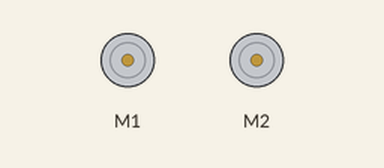
This sketch was run on a simulated Arduino Leonardo, built with avr-gcc and run on an emulated ATmega32U4. Parts: 2 × DC motor (green arrow = forward, orange = backward, longer = faster).

Above: at 0.1 s.
At 21.1 s:
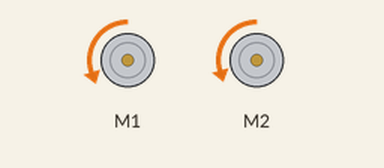
At 32.1 s:
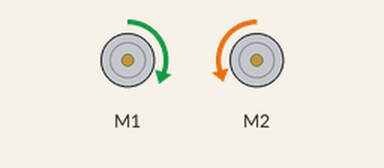
At 35.9 s:
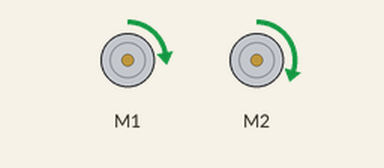
Timing chart, 0 to 37.4 s (numbered marks = the images above):
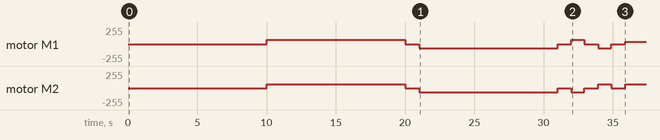

Measured:
- by itself, motor M1: stopped → forward 63/255 at 10.0 s, → stopped 10.0 s later, → backward 63/255 1.0 s later, → stopped 10.0 s later, … (9 changes in this stretch)
- by itself, motor M2: stopped → forward 60/255 at 10.0 s, → stopped 10.0 s later, → backward 60/255 1.0 s later, → stopped 10.0 s later, … (9 changes in this stretch)

The sketch:

Lab1.ino
```cpp
#include <Pololu3piPlus32U4.h>
#include "my_robot.h"

//instantiate a robot with a speed of 0.1m/s
MyRobot testRobot(0.1);

void setup() {
  Serial.begin(9600);
  delay(15);
}

void loop() {
  //initial delay
  delay(10000);
  //move forward
  testRobot.moveForward(1);
  delay(1000);

  //move backwards
  testRobot.moveBackward(1);
  delay(1000);

  //turn right (in place)
  testRobot.turnRight(0.94);
  delay(1000);

  //turn left (in place)
  testRobot.turnLeft(0.94);
  delay(1000);

  //move forward while turning left
  testRobot.moveForwardTurningLeft(1);
  delay(1000);

  //move forward while turning right
  testRobot.moveBackwardTurningRight(1);
  delay(1000);

  //move backward while turning right
  testRobot.moveForwardTurningRight(1);
  delay(1000);

  //move backward while turning left
  testRobot.moveBackwardTurningLeft(1);
  delay(1000);

  //halt
  testRobot.Halt();

}

// ================== Task Sheet 6a =======================
// for all functions, speed should be input in m/s,
// distance in meters
// duration in seconds
// Also, delay() takes in milliseconds, and setSpeeds() takes mm/s
/*
void turnLeft(float duration, float speed){
  //To turn left, left motor and right motor need equal speed while left goes backward and right goes forward
  Pololu3piPlus32U4::Motors::setSpeeds((int) -speed * MILLIMETERS_IN_METER, (int) speed * MILLIMETERS_IN_METER);
  delay(duration * MILLISECONDS_IN_SECOND);
  Halt();
}

void turnRight(float duration, float speed){
  //To turn right, left motor and right motor need equal speed while left goes forward and right goes backward
  Pololu3piPlus32U4::Motors::setSpeeds((int) speed * MILLIMETERS_IN_METER, (int) -speed * MILLIMETERS_IN_METER);
  delay(duration * MILLISECONDS_IN_SECOND);
  Halt();
}

void Halt(){
  //sets both motors speed to 0 in order to stop
  Pololu3piPlus32U4::Motors::setSpeeds(0, 0);
}

void moveForward(float distance, float speed){
  //In order to move straight forward both motors need to go the same speed
  Pololu3piPlus32U4::Motors::setSpeeds((int) speed * MILLIMETERS_IN_METER, (int) speed * MILLIMETERS_IN_METER);
  //gives the neccessary duration in milliseconds
  float calculatedDelay = distance/speed * MILLISECONDS_IN_SECOND;
  delay(calculatedDelay);
  Halt();
}

void moveBackward(float distance, float speed){
  //To go straight backward both motors need to go the same speed in reverse
  Pololu3piPlus32U4::Motors::setSpeeds((int) -speed * MILLIMETERS_IN_METER, (int) -speed * MILLIMETERS_IN_METER);
  //gives the neccessary duration in milliseconds
  float calculatedDelay = distance/speed * MILLISECONDS_IN_SECOND;
  delay(calculatedDelay);
  Halt();

}

void moveForwardTurningLeft(float distance, float speed){
  //To go forward while turning left, the right motor needs to go faster than the left motor while both are going forward
  Pololu3piPlus32U4::Motors::setSpeeds((int) speed * MILLIMETERS_IN_METER * 0.5, (int) speed * MILLIMETERS_IN_METER);
  //gives the neccessary duration in milliseconds
  float calculatedDelay = distance/speed * MILLISECONDS_IN_SECOND;
  delay(calculatedDelay);
  Halt();
}

void moveForwardTurningRight(float distance, float speed){
  //To go forward while turning right, the left motor needs to go faster than the right motor while both are going forward
  Pololu3piPlus32U4::Motors::setSpeeds((int) speed * MILLIMETERS_IN_METER, (int) speed * MILLIMETERS_IN_METER * 0.5);
  float calculatedDelay = distance/speed * MILLISECONDS_IN_SECOND;
  delay(calculatedDelay);
  Halt();
}

void moveBackwardTurningLeft(float distance, float speed){
  //To go backward while turning left, the left motor needs to go faster than the right motor while both are in reverse
  Pololu3piPlus32U4::Motors::setSpeeds((int) -speed * MILLIMETERS_IN_METER, (int) -speed * MILLIMETERS_IN_METER * 0.5);
  //gives the neccessary duration in milliseconds
  float calculatedDelay = distance/speed * MILLISECONDS_IN_SECOND;
  delay(calculatedDelay);
  Halt();
}

void moveBackwardTurningRight(float distance, float speed){
  //To go backward while turning right, the right motor needs to go faster than the left motor while both are in reverse
  Pololu3piPlus32U4::Motors::setSpeeds((int) -speed * MILLIMETERS_IN_METER * 0.5, (int) -speed * MILLIMETERS_IN_METER);
  //gives the neccessary duration in milliseconds
  float calculatedDelay = distance/speed * MILLISECONDS_IN_SECOND;
  delay(calculatedDelay);
  Halt();
}
*/
```

my_robot.cpp
```cpp
#include "my_robot.h"
#include <Arduino.h>
#include <Pololu3piPlus32U4.h>
//Macros for calculations. No magic numbers!
#define MILLISECONDS_IN_SECOND 1000
#define MILLIMETERS_IN_METER 1000
//The right wheel on our robot runs slightly faster than the left, this is to compensate for that
#define RIGHT_WHEEL_COMPENSATION 0.95
using namespace Pololu3piPlus32U4;

Motors motors;
//default constructor
MyRobot::MyRobot() : speed(0) {}

MyRobot::MyRobot(float initialSpeed) : speed(initialSpeed){}

void MyRobot::setBaseSpeed(float newSpeed){
  speed = newSpeed;
}

void MyRobot::turnLeft(float duration){
  //To turn left, left motor and right motor need equal speed while left goes backward and right goes forward
  motors.setSpeeds((int) (-speed * MILLIMETERS_IN_METER), (int) (speed * MILLIMETERS_IN_METER * RIGHT_WHEEL_COMPENSATION));
  delay(duration * MILLISECONDS_IN_SECOND);
  Halt();
}

void MyRobot::turnRight(float duration){
  //To turn right, left motor and right motor need equal speed while left goes forward and right goes backward
  motors.setSpeeds((int) (speed * MILLIMETERS_IN_METER), (int) (-speed * MILLIMETERS_IN_METER * RIGHT_WHEEL_COMPENSATION));
  delay(duration * MILLISECONDS_IN_SECOND);
  Halt();
}

void MyRobot::Halt(){
  //sets both motors speed to 0 in order to stop
  motors.setSpeeds(0, 0);
}

void MyRobot::moveForward(float distance){
  //In order to move straight forward both motors need to go the same speed
  motors.setSpeeds((int) (speed * MILLIMETERS_IN_METER), (int) (speed * MILLIMETERS_IN_METER * RIGHT_WHEEL_COMPENSATION));
  //gives the neccessary duration in milliseconds
  float calculatedDelay = distance/speed * MILLISECONDS_IN_SECOND;
  delay(calculatedDelay);
  Halt();
}

void MyRobot::moveBackward(float distance){
  //To go straight backward both motors need to go the same speed in reverse
  motors.setSpeeds((int) (-speed * MILLIMETERS_IN_METER), (int) (-speed * MILLIMETERS_IN_METER * RIGHT_WHEEL_COMPENSATION));
  //gives the neccessary duration in milliseconds
  float calculatedDelay = distance/speed * MILLISECONDS_IN_SECOND;
  delay(calculatedDelay);
  Halt();

}

void MyRobot::moveForwardTurningLeft(float distance){
  //To go forward while turning left, the right motor needs to go faster than the left motor while both are going forward
  motors.setSpeeds((int) (speed * MILLIMETERS_IN_METER * 0.5), (int) (speed * MILLIMETERS_IN_METER * RIGHT_WHEEL_COMPENSATION));
  //gives the neccessary duration in milliseconds
  float calculatedDelay = distance/speed * MILLISECONDS_IN_SECOND;
  delay(calculatedDelay);
  Halt();
}

void MyRobot::moveForwardTurningRight(float distance){
  //To go forward while turning right, the left motor needs to go faster than the right motor while both are going forward
  motors.setSpeeds((int) (speed * MILLIMETERS_IN_METER), (int) (speed * MILLIMETERS_IN_METER * 0.5 * RIGHT_WHEEL_COMPENSATION));
  //gives the neccessary duration in milliseconds
  float calculatedDelay = distance/speed * MILLISECONDS_IN_SECOND;
  delay(calculatedDelay);
  Halt();
}

void MyRobot::moveBackwardTurningLeft(float distance){
  //To go backward while turning left, the left motor needs to go faster than the right motor while both are in reverse
  motors.setSpeeds((int) (-speed * MILLIMETERS_IN_METER), (int) (-speed * MILLIMETERS_IN_METER * 0.5 * RIGHT_WHEEL_COMPENSATION));
  //gives the neccessary duration in milliseconds
  float calculatedDelay = distance/speed * MILLISECONDS_IN_SECOND;
  delay(calculatedDelay);
  Halt();
}

void MyRobot::moveBackwardTurningRight(float distance){
  //To go backward while turning right, the right motor needs to go faster than the left motor while both are in reverse
  motors.setSpeeds((int) (-speed * MILLIMETERS_IN_METER * 0.5), (int) (-speed * MILLIMETERS_IN_METER * RIGHT_WHEEL_COMPENSATION));
  //gives the neccessary duration in milliseconds
  float calculatedDelay = distance/speed * MILLISECONDS_IN_SECOND;
  delay(calculatedDelay);
  Halt();
}
```

my_robot.h
```cpp
#ifndef MY_ROBOT_H
#define MY_ROBOT_H
#include <Pololu3piPlus32U4.h>
using namespace Pololu3piPlus32U4;
//my_robot header stuff here

class MyRobot {
public:
  //constructor
  MyRobot();
  MyRobot(float initialSpeed);

  //member functions
  void setBaseSpeed(float newSpeed);
  void turnLeft(float duration);
  void turnRight(float duration);
  void Halt();
  void moveForward(float distance);
  void moveBackward(float distance);
  void moveForwardTurningRight(float distance);
  void moveForwardTurningLeft(float distance);
  void moveBackwardTurningRight(float distance);
  void moveBackwardTurningLeft(float distance);

private:
  float speed;
};

#endif
```
